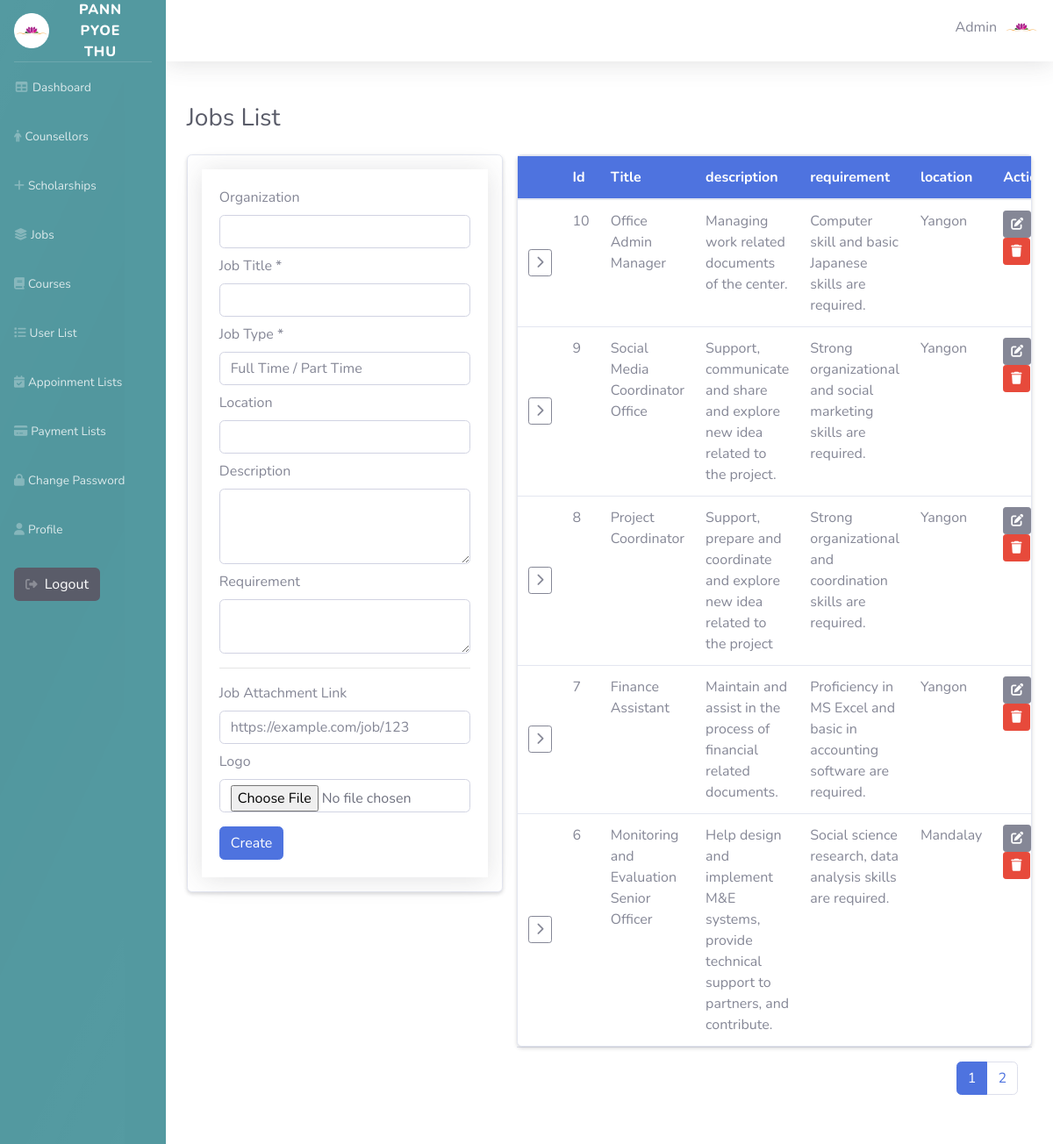
The app's page /Admin/Jobs/list.php (signed in) with its own data.
### tables this page shows
CREATE TABLE `user_tbl` (
  `user_id` int(11) NOT NULL,
  `course_id` int(11) DEFAULT NULL,
  `job_id` int(11) DEFAULT NULL,
  `user_name` varchar(50) DEFAULT NULL,
  `email` varchar(30) NOT NULL,
  `password_hash` varchar(100) NOT NULL,
  `role` varchar(15) NOT NULL DEFAULT 'user',
  `phone` varchar(20) DEFAULT NULL,
  `profile_path` varchar(255) DEFAULT NULL
);

CREATE TABLE `job_tbl` (
  `job_id` int(11) NOT NULL,
  `job_title` varchar(100) NOT NULL,
  `description` text DEFAULT NULL,
  `requirement` varchar(225) DEFAULT NULL,
  `location` varchar(100) DEFAULT NULL,
  `posted_date` date DEFAULT NULL,
  `job_type` enum('Full Time','Part Time') NOT NULL,
  `org_name` varchar(100) DEFAULT NULL,
  `job_attachment` varchar(255) DEFAULT NULL,
  `imglogo_url` varchar(225) DEFAULT NULL
);

### Admin/Jobs/list.php (the view, shortened to what this page needs)
<?php
include '../database/db_connection.php';
$limit = 5;
$page  = max(1, (int) ($_GET['page'] ?? 1));
$offset = ($page - 1) * $limit;
$totalStmt = $pdo->query("SELECT COUNT(*) FROM job_tbl");
$total = (int) $totalStmt->fetchColumn();
$totalPages = (int) ceil($total / $limit);
$stmt = $pdo->prepare("SELECT * FROM job_tbl ORDER BY job_id DESC LIMIT :limit OFFSET :offset");
$stmt->bindValue(':limit', $limit, PDO::PARAM_INT);
$stmt->bindValue(':offset', $offset, PDO::PARAM_INT);
$stmt->execute();
$jobs = $stmt->fetchAll(PDO::FETCH_ASSOC);
?>
                   <div class="container-fluid py-4">
                    <div class="d-sm-flex align-items-center justify-content-between mb-4">
                        <h1 class="h3 mb-0 text-gray-800">Jobs List</h1>
                    </div>
                     <div class="no-wrap-row">
        <div class="form-col">
          <div class="card form-card shadow-sm">
                             <div class="card-body p-3">
                              <div class="card-body shadow">
           <form action="" method="post" enctype="multipart/form-data">
            <div class="mb-2">
              <label class="form-label">Organization</label>
              <input name="org_name" class="form-control" value="<?= htmlspecialchars($org_name ?? '') ?>">
            </div>
            <div class="mb-2">
              <label class="form-label">Job Title *</label>
              <input name="job_title" class="form-control" value="<?= htmlspecialchars($job_title ?? '') ?>" required>
            </div>
            <div class="mb-2">
              <label class="form-label">Job Type *</label>
              <input name="job_type" class="form-control" placeholder="Full Time / Part Time" value="<?= htmlspecialchars($job_type ?? '') ?>" required>
            </div>
            <div class="mb-2">
              <label class="form-label">Location</label>
              <input name="location" class="form-control" value="<?= htmlspecialchars($location ?? '') ?>">
            </div>
            <div class="mb-2">
              <label class="form-label">Description</label>
              <textarea name="description" class="form-control" rows="3"><?= htmlspecialchars($description ?? '') ?></textarea>
            </div>
            <div class="mb-2">
              <label class="form-label">Requirement</label>
              <textarea name="requirement" class="form-control" rows="2"><?= htmlspecialchars($requirement ?? '') ?></textarea>
            </div>
            <hr>
            <div class="mb-2">
              <label class="form-label">Job Attachment Link </label>
              <input type="url" name="job_attachment" class="form-control" placeholder="https://example.com/job/123" value="<?= htmlspecialchars($job_attachment_input ?? '') ?>">
            </div>
             <div class="mb-3">
                                          <label>Logo</label>
                                          <input type="file" name="imglogo_file" accept="image/*" class="form-control">
                                        </div>
            <button type="submit" name="create"  class="btn btn-primary">Create</button>
          </form>
        </div>
      </div>
    </div>
              </div>
        <div class="table-col">
          <div class="card shadow-sm">
            <div class="card-body p-0">
  <div class="table-responsive">
    <table class="table table-hover mb-0 shadow-sm">
      <thead class="bg-primary text-white">
        <tr>
           <th style="width:40px"></th>
          <th>Id</th>
          <th>Title</th>
          <th>description</th>
          <th>requirement</th>
          <th>location</th>
           <th style="width:120px">Actions</th>
        </tr>
      </thead>
      <tbody>
      <?php foreach ($jobs as $j): ?>
  <tr class="main-row" data-id="<?= (int)$j['job_id'] ?>">
      <td class="text-center align-middle">
                        <button type="button" class="btn btn-sm btn-outline-secondary toggle-btn" aria-expanded="false" title="Show details">
                            <i class="fa-solid fa-chevron-right"></i>
                        </button>
                    </td>
    <td><?= (int)$j['job_id'] ?></td>
    <td><?= htmlspecialchars($j['job_title']) ?></td>
    <td><?= nl2br(htmlspecialchars($j['description'] ?? '')) ?></td>
    <td><?= nl2br(htmlspecialchars($j['requirement'] ?? '')) ?></td>
    <td><?= htmlspecialchars($j['location']) ?></td>
    <td>
      <a href="edit.php?job_id=<?= $j['job_id'] ?>" class="btn btn-sm btn-secondary">
        <i class="fa-solid fa-pen-to-square"></i>
      </a>
      <button class="btn btn-sm btn-danger" onclick="confirmDelete(<?= (int)$j['job_id'] ?>)">
        <i class="fa-solid fa-trash"></i>
      </button>
    </td>
  </tr>
<?php endforeach; ?>
      </tbody>
        </table>
      </div>
          </div>
          </div>
              <div class="p-3 border-top">
                        <nav>
                                    <ul class="pagination justify-content-end">
                                    <?php for ($p = 1; $p <= $totalPages; $p++): ?>
                                        <li class="page-item <?php echo $p === $page ? 'active' : ''?>">
                                        <a class="page-link" href="?page=<?php echo $p?>"><?php echo $p?></a>
                                        </li>
                                    <?php endfor; ?>
                                    </ul>
                                </nav>
                                    </div>
        </div>
      </div>
    </div>
</div>
<?php
    $content = ob_get_clean();
    require '../layouts/master.php';
?>

### Admin/layouts/master.php (shortened to what this page needs)
<?php
require '../database/db_connection.php';
$user_id = $_SESSION['user_id'] ?? null;
if ($user_id) {
    $stmt = $conn->prepare("SELECT * FROM user_tbl WHERE user_id = ?");
    $stmt->bind_param("i", $user_id);
    $stmt->execute();
    $result = $stmt->get_result();
    $user = $result->fetch_assoc();
} else {
    $user = null;
}
?>
<!DOCTYPE html>
<html lang="en">
<head>
    <link rel="stylesheet" href="https://cdnjs.cloudflare.com/ajax/libs/font-awesome/6.5.2/css/all.min.css"
 />
    <link href="../css/sb-admin-2.min.css" rel="stylesheet">
</head>
<body id="page-top">
    <div id="wrapper">
        <ul style="background-color: rgb(83, 153, 160);" class="navbar-nav sidebar sidebar-dark accordion" id="accordionSidebar">
            <a class="sidebar-brand d-flex align-items-center justify-content-center" href="index.html">
                <div class="sidebar-brand-icon ">
                     <img src="../../HomePimg/Logo.ico" style="width: 40px" alt="">
                </div>
                <div class="sidebar-brand-text mx-3">Pann Pyoe Thu</div>
            </a>
            <hr class="sidebar-divider my-0">
            <li class="nav-item">
                <a class="nav-link" href="../dashboard/main.php"><i class="fas fa-fw fa-table"></i><span>Dashboard </span></a>
            </li>
            <li class="nav-item">
                <a class="nav-link" href="../Counsellor/list.php"><i class="fa-solid fa-person"></i><span>Counsellors </span></a>
            </li>
            <li class="nav-item">
                <a class="nav-link" href="../Scholarships/list.php"><i class="fa-solid fa-plus"></i></i><span>Scholarships </span></a>
            </li>
            <li class="nav-item">
                <a class="nav-link" href="../Jobs/list.php"><i class="fa-solid fa-layer-group"></i><span>Jobs</span></a>
            </li>
            <li class="nav-item">
                <a class="nav-link" href="../Courses/list.php"><i class="fa-solid fa-book"></i><span>Courses </span></a>
            </li>
            <li class="nav-item">
                <a class="nav-link" href="../Users/userlist.php"><i class="fa-solid fa-list"></i><span>User List</span></a>
            </li>
            <li class="nav-item">
                <a class="nav-link" href="../Appointment_lists/appoinment.php"><i class="fa-solid fa-calendar-check"></i><span>Appoinment Lists </span></a>
            </li>
                      <li class="nav-item">
                <a class="nav-link" href="../Payment/list.php"><i class="fa-solid fa-credit-card"></i><span>Payment Lists </span></a>
            </li>
            <li class="nav-item">
                <a class="nav-link" href="../changepassword/changepassword.php"><i class="fa-solid fa-lock"></i></i></i><span>Change Password </span></a>
            </li>
            <li class="nav-item">
                <a class="nav-link" href="../changepassword/profile.php"><i class="fa-solid fa-user"></i><span>Profile </span></a>
            </li>
            <li class="nav-item">
                <form action="../logout.php" method="post">
                    <span class="nav-link">
                        <button type="submit" class="btn bg-dark text-white"><i
                                class="fa-solid fa-right-from-bracket"></i> Logout</button>
                    </span>
                </form>
            </li>
        </ul>
        <div id="content-wrapper" class="d-flex flex-column">
            <div id="content" style="background-color: white">
                <nav class="navbar navbar-expand navbar-light bg-white topbar mb-4 static-top shadow">
                    <ul class="navbar-nav ml-auto">
                       <?php if (!empty($user) && is_array($user)): ?>
                            <p class="mt-2 mr-2" ><?php echo htmlspecialchars($user['user_name']); ?></p>
                        <?php else: ?>
                            <p class="mt-2 mr-2">Guest</p>
                        <?php endif; ?>
                     <?php if ($user['profile_path']): ?>
                        <img src="../../<?php echo htmlspecialchars($user['profile_path']) ?>" alt="Profile"  style="width:40px; height:40px; object-fit:cover;" class="rounded-circle">
                        <?php else: ?>
                        <img src="../uploads/1000_F_64675209_7ve2XQANuzuHjMZXP3aIYIpsDKEbF5dD.jpg" alt="Profile"  style="width:40px; height:40px; object-fit:cover;" class="rounded-circle">
                        <?php endif; ?>
                    </ul>
                </nav>
                    <?= $content ?>
</body>
</html>

### Admin/layouts/master.php (style rules this page uses)
#accordionSidebar { position: relative; overflow: hidden; -webkit-font-smoothing: antialiased; }
#accordionSidebar::before { content: ""; position: absolute; inset: 0; pointer-events: none; background: linear-gradient(115deg, rgba(255,255,255,0.02) 0%, rgba(255,255,255,0.00) 20%, rgba(0,0,0,0.02) 50%, rgba(255,255,255,0.00) 80%, rgba(255,255,255,0.02) 100%); transform: translateX(-25%); mix-blend-mode: overlay; animation: sidebar-sheen 8s linear infinite; transition: opacity .3s ease; }
#accordionSidebar .nav-link { position: relative; overflow: hidden; transition: transform .18s ease, box-shadow .18s ease, background-color .18s ease; border-radius: 6px; }
#accordionSidebar .nav-link::after { content: ""; position: absolute; left: -10%; top: 0; height: 100%; width: 0%; pointer-events: none; background: linear-gradient(90deg, rgba(255,255,255,0.06) 0%, rgba(255,255,255,0.02) 40%, rgba(255,255,255,0.01) 60%, rgba(255,255,255,0.04) 100%); transition: width .36s cubic-bezier(.2,.9,.2,1), left .36s cubic-bezier(.2,.9,.2,1); mix-blend-mode: screen; }
#accordionSidebar .nav-item i { transition: color .25s ease, text-shadow .25s ease, transform .25s ease; }
.topbar { position: relative; overflow: hidden; }
.topbar::before { content: ""; position: absolute; inset: 0; pointer-events: none; background: linear-gradient(90deg, rgba(0,0,0,0.02), rgba(255,255,255,0.03), rgba(0,0,0,0.02)); transform: translateX(-15%); mix-blend-mode: overlay; animation: topbar-sheen 12s linear infinite; }

### Admin/Jobs/list.php (style rules this page uses)
.no-wrap-row { display:flex; flex-wrap:nowrap; gap:1rem; align-items:flex-start; }
.form-col { flex:0 0 360px; max-width:440px; min-width:260px; }
.table-col { flex:1 1 0; min-width:0; }
.table-col .table-responsive { overflow-x:auto; }
.card.form-card { height:100%; }
.table thead th { white-space:nowrap; }

### records on screen
user_tbl: user_name "Admin", profile_path (picture)
job_tbl: job_id "10", job_title "Office Admin Manager", description "Managing work related documents of the center.", requirement "Computer skill and basic Japanese skills are required.", location "Yangon"
job_tbl: job_id "9", job_title "Social Media Coordinator Office", description "Support, communicate and share and explore new idea related to the project.", requirement "Strong organizational and social marketing skills are required.", location "Yangon"
job_tbl: job_id "8", job_title "Project Coordinator", description "Support, prepare and coordinate and explore new idea related to the project", requirement "Strong organizational and coordination skills are required.", location "Yangon"
job_tbl: job_id "7", job_title "Finance Assistant", description "Maintain and assist in the process of financial related documents.", requirement "Proficiency in MS Excel and basic in accounting software are required.", location "Yangon"
job_tbl: job_id "6", job_title "Monitoring and Evaluation Senior Officer", description "Help design and implement M&E systems, provide technical support to partners, and contribute.", requirement "Social science research, data analysis skills are required.", location "Mandalay"
